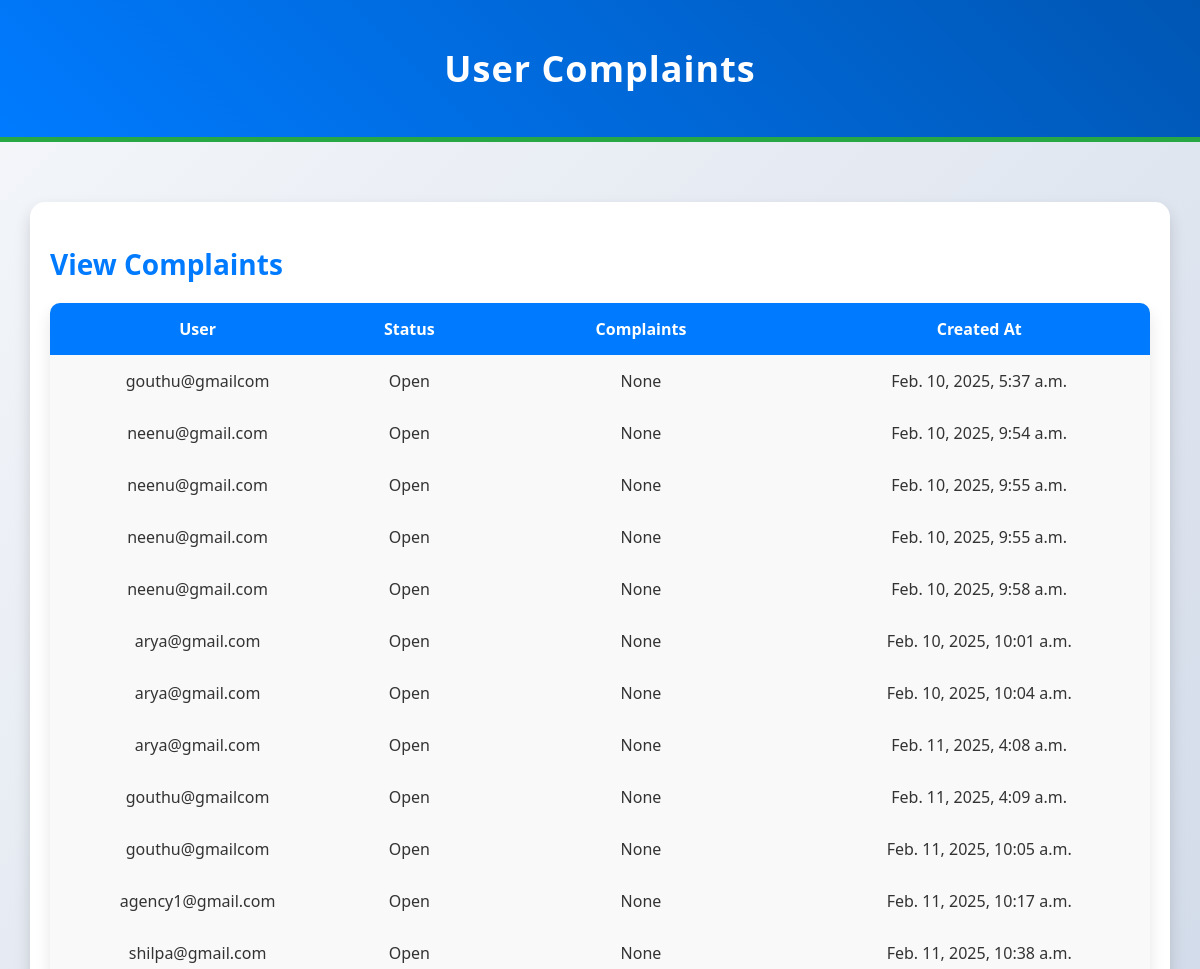
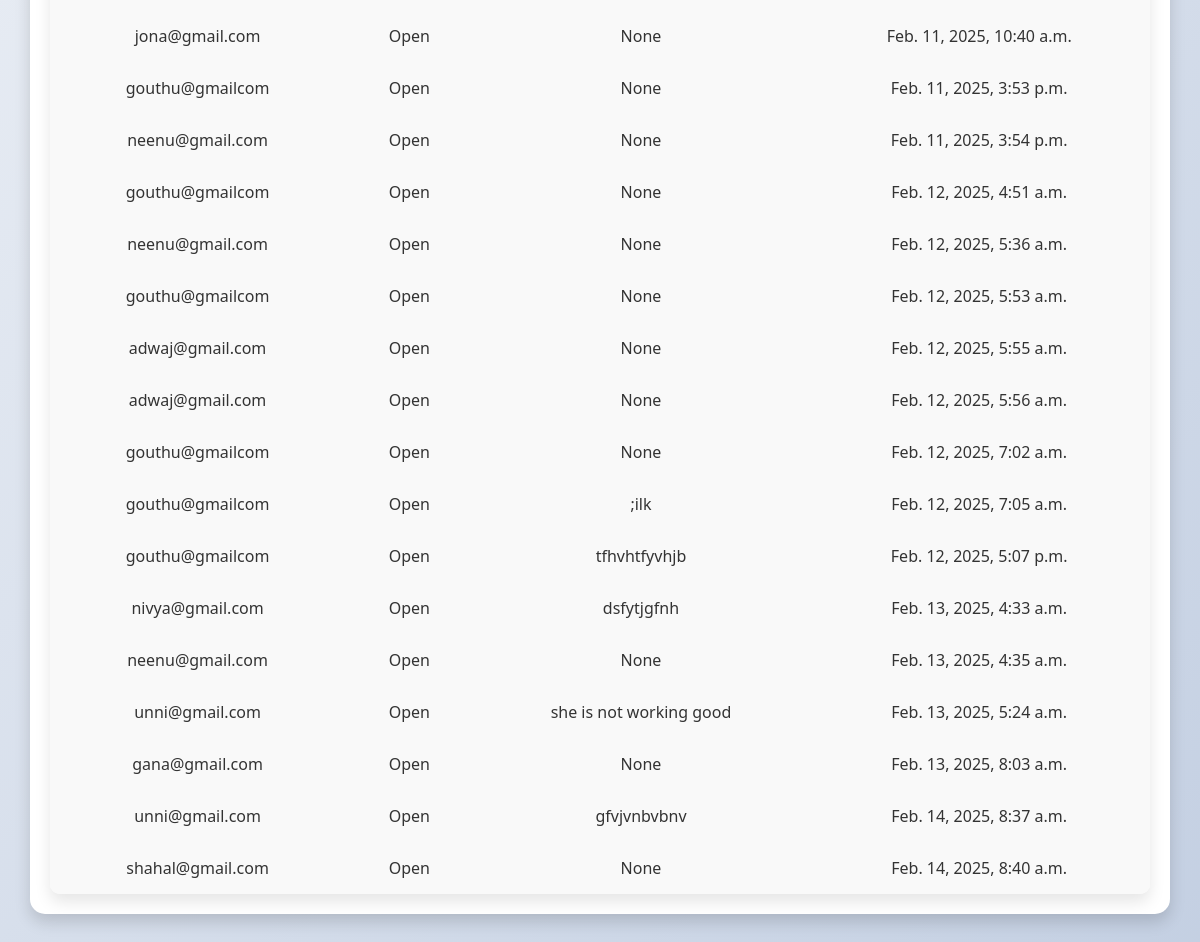
Page /reports on the committed database (2 pictures, top to bottom).
### Bengali/models.py (models this page shows)
class UserComplaints(models.Model):
    STATUS_CHOICES = [
        ("Open", "Open"),
        ("In Progress", "In Progress"),
        ("Resolved", "Resolved"),
        ("Closed", "Closed"),
    ]
    user = models.ForeignKey( Profile,on_delete=models.CASCADE,null=True, blank=True)
    status = models.CharField(max_length=50, choices=STATUS_CHOICES, default="Open")
    created_at = models.DateTimeField(default=now, editable=False)
    name=models.CharField(max_length=255,null=True,blank=True)
    email=models.EmailField(null=True,blank=True)
    updated_at = models.DateTimeField(default=now)
    complaints=models.CharField(max_length=225,null=True,blank=True)

class Profile(AbstractUser):
    USERNAME_FIELD='email'
    REQUIRED_FIELDS=[]
    objects = CustomUserManager()
    username = models.CharField(max_length=150, blank=True, null=True)
    first_name = models.CharField(max_length=150, blank=True, null=True)
    last_name= models.CharField(max_length=150, blank=True, null=True)
    role = models.CharField(max_length=15,choices=RoleChoices.choices)
    email=models.EmailField(unique=True)
    phone=models.CharField(max_length=15, blank=True, null=True)
    age=models.IntegerField(blank=True, null=True)
    worker_approved=models.BooleanField(blank=True, null=True)
    groups = models.ManyToManyField(
        Group,
            related_name="profile_groups",  # Set unique related_name
            blank=True
        )
    user_permissions = models.ManyToManyField(
            Permission,
            related_name="profile_permissions",  # Set unique related_name
            blank=True
        )
    def __str__(self):
        return self.email

### Bengali/views.py (the view)
# urls.py: path('reports', views.reports, name='reports'),
def reports(request):
    complaints = UserComplaints.objects.all()  # Fetch all complaints from the database
    return render(request, 'reports.html', {'complaints': complaints})

### templates/reports.html (shortened to what this page needs)
<!DOCTYPE html>
<html lang="en">
<head>
</head>
<body>
    <header>
        <h1>User Complaints</h1>
    </header>
    <main>
        <section id="complaints">
            <h2>View  Complaints</h2>
            <table>
                <thead>
                    <tr>
                        <th>User</th>
                        <th>Status</th>
                        <th>Complaints</th>
                        <th>Created At</th>
                    </tr>
                </thead>
                <tbody>
                    {% for complaint in complaints %}
                    <tr>
                        <td>{{ complaint.user }}</td>
                        <td>{{ complaint.status }}</td>
                        <td>{{ complaint.complaints }}</td>
                        <td>{{ complaint.created_at }}</td>
                    </tr>
                    {% empty %}
                    <tr>
                        <td colspan="6">No complaints found.</td>
                    </tr>
                    {% endfor %}
                </tbody>
            </table>
        </section>
    </main>
</body>
</html>

### templates/reports.html (style rules this page uses)
body { font-family: 'Segoe UI', Tahoma, Geneva, Verdana, sans-serif; background: linear-gradient(135deg, #f5f7fa, #c3cfe2); margin: 0; padding: 0; color: #333; }
header { background: linear-gradient(45deg, #007bff, #0056b3); color: white; padding: 20px; text-align: center; border-bottom: 5px solid #28a745; }
header h1 { font-size: 36px; letter-spacing: 1px; }
main { padding: 30px; max-width: 1200px; margin: 30px auto; }
section { background-color: white; padding: 20px; border-radius: 15px; box-shadow: 0 8px 16px rgba(0, 0, 0, 0.15); margin-bottom: 30px; }
h2 { color: #007bff; font-size: 28px; margin-bottom: 20px; }
table { width: 100%; margin-top: 20px; border-collapse: collapse; border-radius: 10px; overflow: hidden; box-shadow: 0 8px 16px rgba(0, 0, 0, 0.1); }
thead { background-color: #007bff; color: white; }
th, td { padding: 15px; text-align: center; font-size: 16px; }
tbody tr { background-color: #f9f9f9; }

### rows in the picture
UserComplaints: user "gouthu@gmailcom", status "Open", complaints "None", created_at "Feb. 10, 2025, 5:37 a.m."
UserComplaints: user "neenu@gmail.com", status "Open", complaints "None", created_at "Feb. 10, 2025, 9:54 a.m."
UserComplaints: user "neenu@gmail.com", status "Open", complaints "None", created_at "Feb. 10, 2025, 9:55 a.m."
UserComplaints: user "neenu@gmail.com", status "Open", complaints "None", created_at "Feb. 10, 2025, 9:55 a.m."
UserComplaints: user "neenu@gmail.com", status "Open", complaints "None", created_at "Feb. 10, 2025, 9:58 a.m."
UserComplaints: user "arya@gmail.com", status "Open", complaints "None", created_at "Feb. 10, 2025, 10:01 a.m."
UserComplaints: user "arya@gmail.com", status "Open", complaints "None", created_at "Feb. 10, 2025, 10:04 a.m."
UserComplaints: user "arya@gmail.com", status "Open", complaints "None", created_at "Feb. 11, 2025, 4:08 a.m."
UserComplaints: user "gouthu@gmailcom", status "Open", complaints "None", created_at "Feb. 11, 2025, 4:09 a.m."
UserComplaints: user "gouthu@gmailcom", status "Open", complaints "None", created_at "Feb. 11, 2025, 10:05 a.m."
UserComplaints: user "agency1@gmail.com", status "Open", complaints "None", created_at "Feb. 11, 2025, 10:17 a.m."
UserComplaints: user "shilpa@gmail.com", status "Open", complaints "None", created_at "Feb. 11, 2025, 10:38 a.m."
UserComplaints: user "jona@gmail.com", status "Open", complaints "None", created_at "Feb. 11, 2025, 10:40 a.m."
UserComplaints: user "gouthu@gmailcom", status "Open", complaints "None", created_at "Feb. 11, 2025, 3:53 p.m."
UserComplaints: user "neenu@gmail.com", status "Open", complaints "None", created_at "Feb. 11, 2025, 3:54 p.m."
UserComplaints: user "gouthu@gmailcom", status "Open", complaints "None", created_at "Feb. 12, 2025, 4:51 a.m."
UserComplaints: user "neenu@gmail.com", status "Open", complaints "None", created_at "Feb. 12, 2025, 5:36 a.m."
UserComplaints: user "gouthu@gmailcom", status "Open", complaints "None", created_at "Feb. 12, 2025, 5:53 a.m."
UserComplaints: user "adwaj@gmail.com", status "Open", complaints "None", created_at "Feb. 12, 2025, 5:55 a.m."
UserComplaints: user "adwaj@gmail.com", status "Open", complaints "None", created_at "Feb. 12, 2025, 5:56 a.m."
UserComplaints: user "gouthu@gmailcom", status "Open", complaints "None", created_at "Feb. 12, 2025, 7:02 a.m."
UserComplaints: user "gouthu@gmailcom", status "Open", complaints ";ilk", created_at "Feb. 12, 2025, 7:05 a.m."
UserComplaints: user "gouthu@gmailcom", status "Open", complaints "tfhvhtfyvhjb", created_at "Feb. 12, 2025, 5:07 p.m."
UserComplaints: user "nivya@gmail.com", status "Open", complaints "dsfytjgfnh", created_at "Feb. 13, 2025, 4:33 a.m."
UserComplaints: user "neenu@gmail.com", status "Open", complaints "None", created_at "Feb. 13, 2025, 4:35 a.m."
UserComplaints: user "unni@gmail.com", status "Open", complaints "she is not working good", created_at "Feb. 13, 2025, 5:24 a.m."
UserComplaints: user "gana@gmail.com", status "Open", complaints "None", created_at "Feb. 13, 2025, 8:03 a.m."
UserComplaints: user "unni@gmail.com", status "Open", complaints "gfvjvnbvbnv", created_at "Feb. 14, 2025, 8:37 a.m."
UserComplaints: user "shahal@gmail.com", status "Open", complaints "None", created_at "Feb. 14, 2025, 8:40 a.m."
